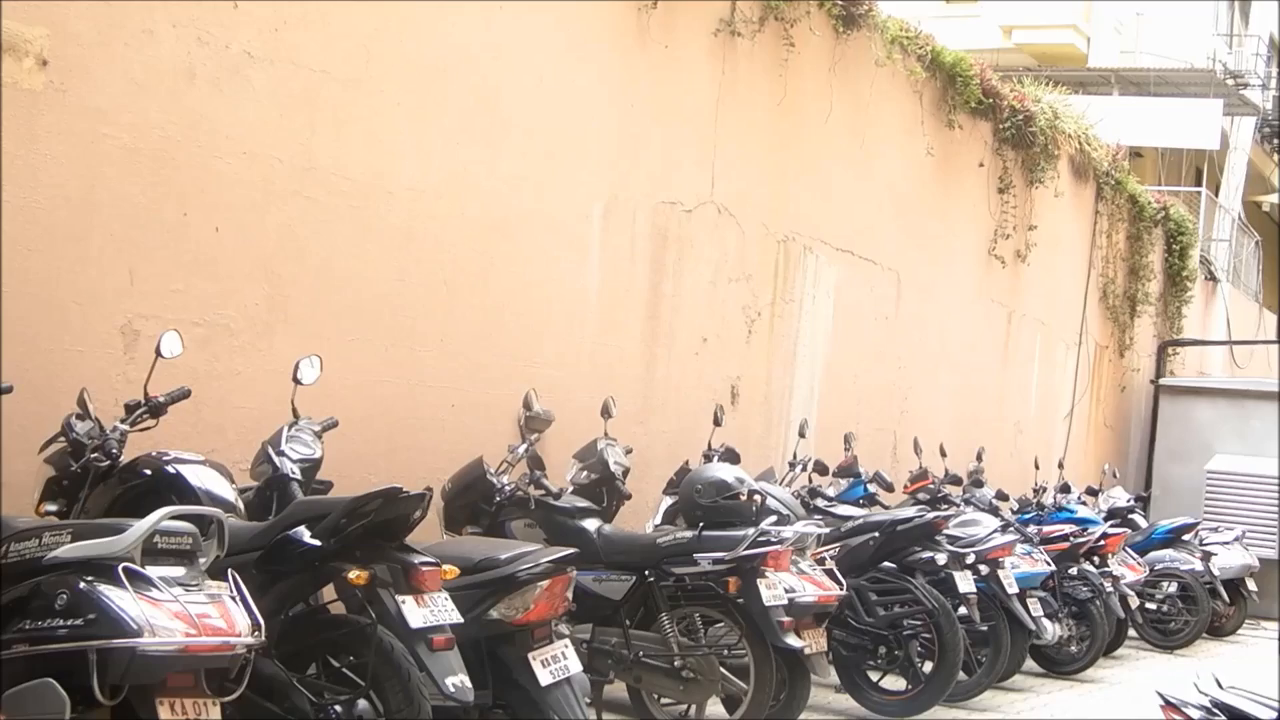
#> input picture frame 13 of camera-tampering-detection/clips/Defocusing.mp4, 1280 x 720 px, given in place of test3.avi, which was not available
$ python displace_img_matching.py
#> lines starting #> are read from the running program, lines starting #| are printed output that depends on the picture; after the words box and inside, x2 and y2 are one past the last pixel; in counts of white or black regions, pixels touching at a corner belong together; pictures that were not available may be replaced by others from this repository, and a replacement may not be noted
import numpy as np
import cv2 as cv
# import matplotlib.pyplot as plt

cap = cv.VideoCapture('/home/vinh/big-drive/hanh/Camera/test/test3.avi')
fgbg = cv.createBackgroundSubtractorMOG2()
img1 = None
img = None
img2 = None
count = 0
while True:
    img = img2
    ret, img2 = cap.read()
#> img2 is the input picture: shape (720, 1280, 3); mean B, G, R 153.6, 173, 194.7
    if img2 is None:
        break
    #img2 = cap.get(cv.CAP_PROP_POS_FRAMES)
    #img2 = fgbg.apply(img2)

    if img1 is None:
        img1 = img2
    else:
        img1 = img

    orb = cv.ORB_create()
    # find the keypoints and descriptors with ORB
    kp1, des1 = orb.detectAndCompute(img1, None)
#> kp1 = 500 keypoints; strongest (x, y, size): (149, 472, 31), (311, 536, 31), (122, 568, 37.2), (320, 543, 31)
    kp2, des2 = orb.detectAndCompute(img2, None)
#> kp2 has the same summary as kp1

    # create BFMatcher object
    bf = cv.BFMatcher(cv.NORM_HAMMING, crossCheck=True)
    # Match descriptors.
    matches = bf.match(des1, des2)
#> matches = 500 matches

    # Sort them in the order of their distance.
    matches = sorted(matches, key=lambda x: x.distance)

    list_kp1 = []
    list_kp2 = []
    x = 0
    y = 0
    for mat in matches[0:10]:
        # Get the matching keypoints for each of the images
        img1_idx = mat.queryIdx
        img2_idx = mat.trainIdx

        # x - columns
        # y - rows
        # Get the coordinates
        (x1, y1) = kp1[img1_idx].pt
        (x2, y2) = kp2[img2_idx].pt

        # Append to each list
        list_kp1.append((x1, y1))
        list_kp2.append((x2, y2))

        #print('x1', x1)

        cv.line(img2, (round(x2), round(y2)), (round(x2+1), round(y2+1)), (0,0,255), 5)

        x = x + abs(x1 - x2)
        y = y + abs(y1 - y2)
#> this loop made 10 passes
#> (x1, y1, x2, y2) on passes 1 to 10: (694, 555, 694, 555), (972, 554, 972, 554), (1094, 558, 1094, 558), (462, 620, 462, 620), (320, 543, 320, 543), (824, 564, 824, 564), (1203, 542, 1203, 542), (1050, 565, 1050, 565), (1042, 613, 1042, 613), (1129, 516, 1129, 516)
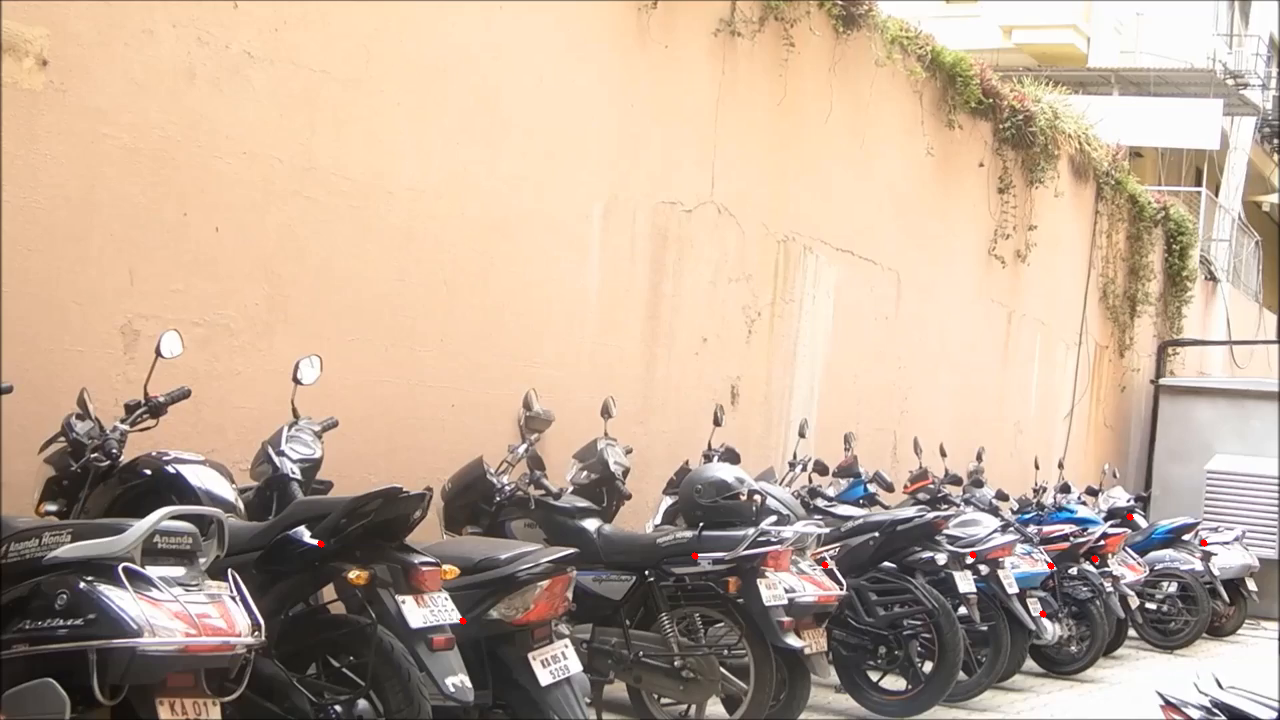
#> img2: shape (720, 1280, 3); 0.04% of pixels changed, all inside (x1, y1, x2, y2) = (317, 513, 1208, 625)
#> after the loop, list_kp1 = [(694, 555), (972, 554), (1094, 558), (462, 620), (320, 543), (824, 564), (1203, 542), (1050, 565), (1042, 613), (1129, 516)]; list_kp2 has the same summary as list_kp1; x = 0; y = 0
    print('x', x)
#| x 0.0
    print('y', y)
#| y 0.0
    if x > 100 or y > 100:
        count += 1
    if count >= 10:
        cv.putText(img2,
                   "TAMPERING DETECTED", (5, 30),
                   cv.FONT_HERSHEY_SIMPLEX, 1,
                   (0, 255, 255), 2)
    cv.imshow('Frame', img2)
    keyboard = cv.waitKey(30)
#> (key Esc is pressed here)
    if keyboard == 'q' or keyboard == 27:
        break

$ run again, starting later in the video
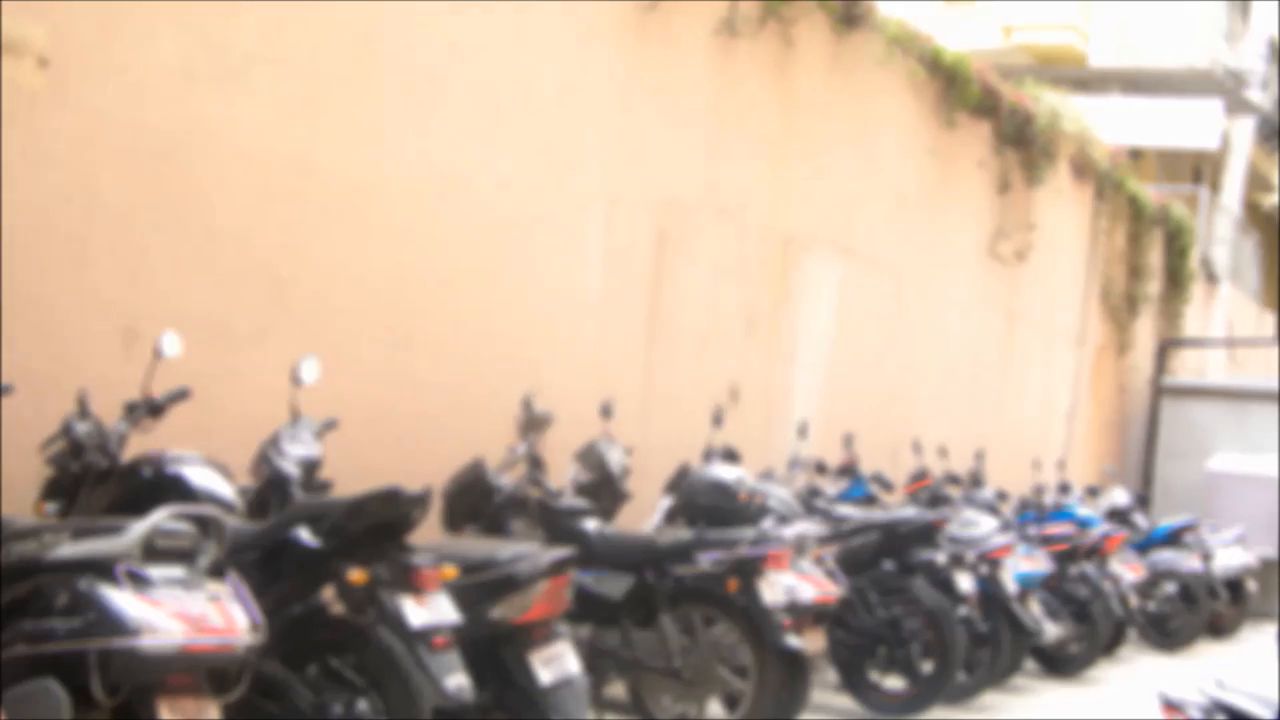
#> input picture frame 61 of camera-tampering-detection/clips/Defocusing.mp4, 1280 x 720 px, given in place of test3.avi, which was not available
#> img2 is the input picture: shape (720, 1280, 3); mean B, G, R 156.8, 175.7, 197.2
#> kp1 = 386 keypoints; strongest (x, y, size): (964, 584, 111.1), (957, 577, 111.1), (454, 615, 92.6), (405, 602, 111.1)
#> kp2 has the same summary as kp1
#> matches = 386 matches
#> the loop `for mat in matches[0:10]:` made 10 passes
#> (x1, y1, x2, y2) on passes 1 to 8: (718, 423, 718, 423), (923, 473, 923, 473), (1138, 516, 1138, 516), (587, 523, 587, 523), (595, 523, 595, 523), (996, 524, 996, 524), (998, 530, 998, 530), (300, 531, 300, 531)
#> after the loop `for mat in matches[0:10]:`:
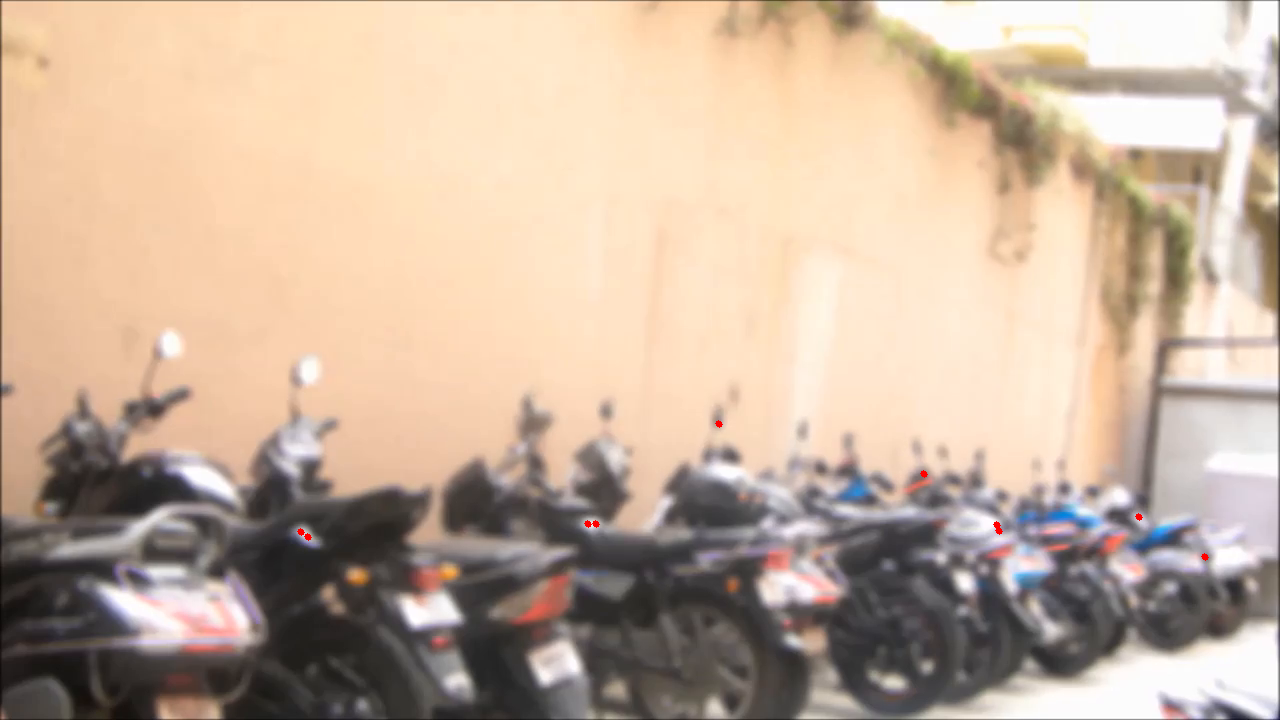
#> img2: shape (720, 1280, 3); 0.04% of pixels changed, all inside (x1, y1, x2, y2) = (297, 420, 1209, 561)
#> after the loop `for mat in matches[0:10]:`: list_kp1 = [(718, 423), (923, 473), (1138, 516), (587, 523), (595, 523), (996, 524), (998, 530), (300, 531), (307, 536), (1204, 556)]; list_kp2 has the same summary as list_kp1; x = 0
#| x 0.0
#| y 0.0

$ run again, starting later in the video
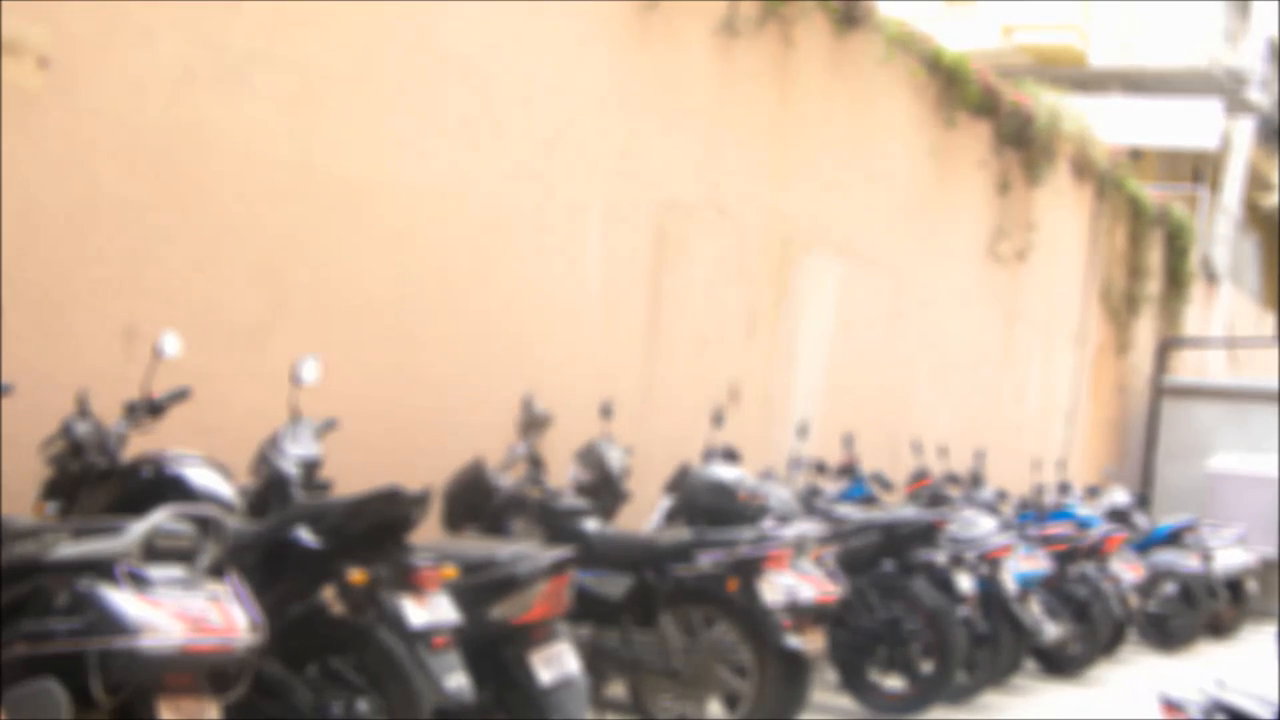
#> input picture frame 109 of camera-tampering-detection/clips/Defocusing.mp4, 1280 x 720 px, given in place of test3.avi, which was not available
#> img2 is the input picture: shape (720, 1280, 3); mean B, G, R 155.6, 174.6, 196.4
#> kp1 = 329 keypoints; strongest (x, y, size): (964, 584, 111.1), (960, 577, 111.1), (401, 602, 111.1), (967, 585, 92.6)
#> kp2 has the same summary as kp1
#> matches = 329 matches
#> the loop `for mat in matches[0:10]:` made 10 passes
#> (x1, y1, x2, y2) on passes 1 to 8: (1012, 587, 1012, 587), (402, 601, 402, 601), (888, 682, 888, 682), (898, 683, 898, 683), (734.4, 457.2, 734.4, 457.2), (817.2, 466.8, 817.2, 466.8), (822, 469.2, 822, 469.2), (294, 470.4, 294, 470.4)
#> after the loop `for mat in matches[0:10]:`:
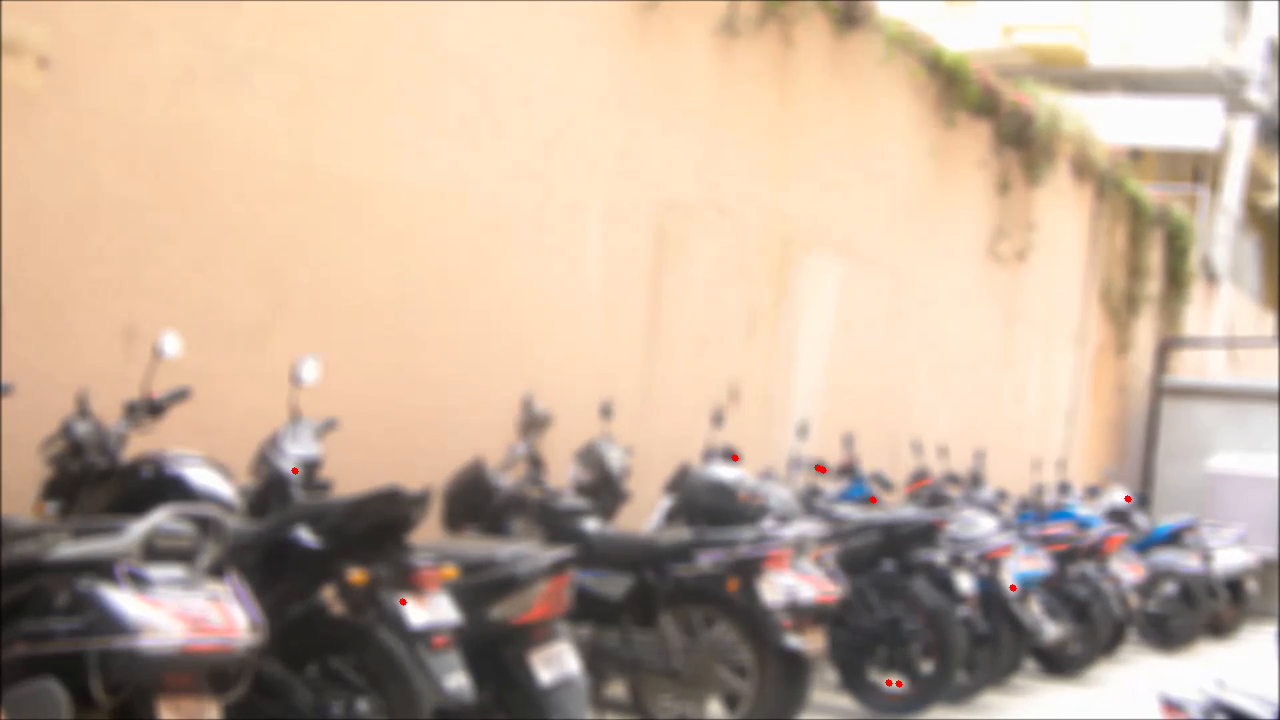
#> img2: shape (720, 1280, 3); 0.04% of pixels changed, all inside (x1, y1, x2, y2) = (291, 454, 1132, 688)
#> after the loop `for mat in matches[0:10]:`: list_kp1 = [(1012, 587), (402, 601), (888, 682), (898, 683), (734.4, 457.2), (817.2, 466.8), (822, 469.2), (294, 470.4), (1126.8, 498), (872.4, 499.2)]; list_kp2 has the same summary as list_kp1; x = 0
#| x 0.0
#| y 0.0
